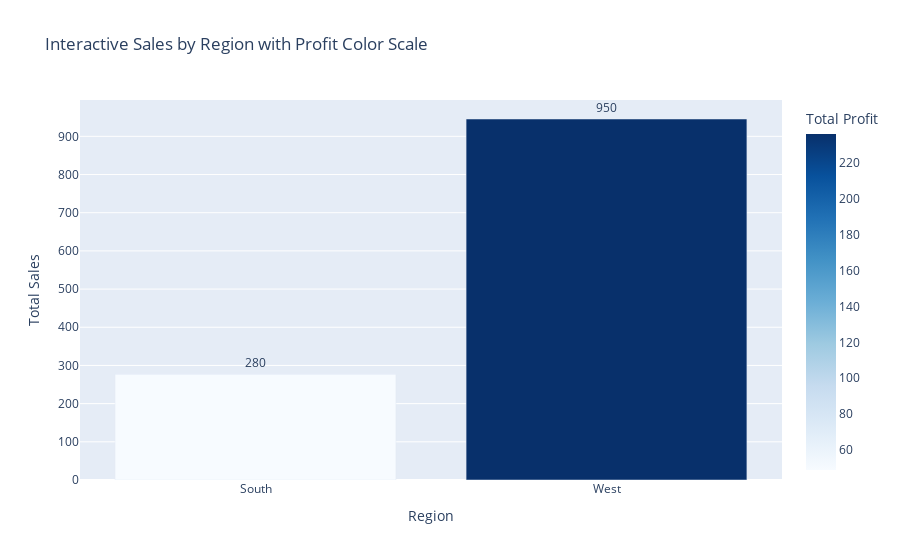

Write notebook code for a chart like this one.
### Code cell
import plotly.express as px

region_summary = df.groupby('Region')[['Sales', 'Profit']].sum().reset_index()


fig = px.bar(
    region_summary,
    x='Region',
    y='Sales',
    color='Profit',
    title='Interactive Sales by Region with Profit Color Scale',
    text='Sales',
    labels={'Sales': 'Total Sales', 'Profit': 'Total Profit'},
    color_continuous_scale='Blues'
)

fig.update_traces(texttemplate='%{text:.2s}', textposition='outside')
fig.update_layout(uniformtext_minsize=8, uniformtext_mode='hide')


fig.show()
fig.write_html("dashboard.html", full_html=True, include_plotlyjs='include')

### Figure 1 — Plotly figure (JSON) as saved in the notebook; plotly's stock layout.template omitted (floating-point values rounded to 4 significant figures)
{"data": [{"alignmentgroup": "True", "hovertemplate": "Region=%{x}<br>Total Sales=%{text}<br>Total Profit=%{marker.color}<extra></extra>", "legendgroup": "", "marker": {"color": [48.79, 236.3], "coloraxis": "coloraxis", "pattern": {"shape": ""}}, "name": "", "offsetgroup": "", "orientation": "v", "showlegend": false, "text": [276.6, 945.4], "textposition": "outside", "texttemplate": "%{text:.2s}", "type": "bar", "x": ["South", "West"], "xaxis": "x", "y": [276.6, 945.4], "yaxis": "y"}], "layout": {"autosize": true, "barmode": "relative", "coloraxis": {"colorbar": {"title": {"text": "Total Profit"}}, "colorscale": [[0, "rgb(247,251,255)"], [0.125, "rgb(222,235,247)"], [0.25, "rgb(198,219,239)"], [0.375, "rgb(158,202,225)"], [0.5, "rgb(107,174,214)"], [0.625, "rgb(66,146,198)"], [0.75, "rgb(33,113,181)"], [0.875, "rgb(8,81,156)"], [1, "rgb(8,48,107)"]]}, "legend": {"tracegroupgap": 0}, "title": {"text": "Interactive Sales by Region with Profit Color Scale"}, "uniformtext": {"minsize": 8, "mode": "hide"}, "xaxis": {"anchor": "y", "autorange": true, "domain": [0, 1], "range": [-0.5, 1.5], "title": {"text": "Region"}, "type": "category"}, "yaxis": {"anchor": "x", "autorange": true, "domain": [0, 1], "range": [0, 995.2], "title": {"text": "Total Sales"}, "type": "linear"}}}
